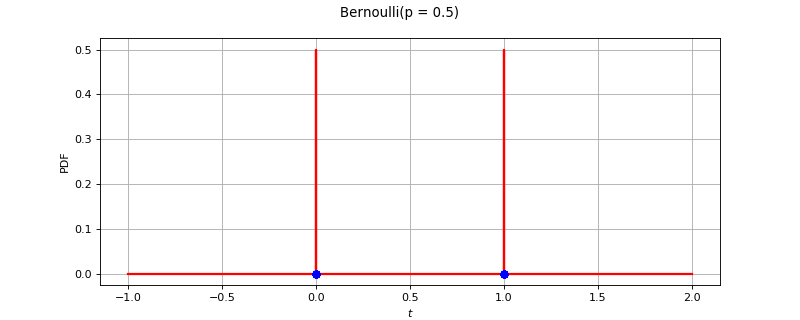

Recreate this plot in Python.
import openturns as ot
from matplotlib import pyplot as plt
from openturns.viewer import View
ot.RandomGenerator.SetSeed(0)
factory = ot.BernoulliFactory()
ref = factory.build()
dimension = ref.getDimension()
if dimension <= 2:
    sample = ref.getSample(50)
    distribution = factory.build(sample)
    if dimension == 1:
        distribution.setDescription(['$t$'])
        pdf_graph = distribution.drawPDF(256)
        cloud = ot.Cloud(sample, ot.NumericalSample(sample.getSize(), 1))
        cloud.setColor('blue')
        cloud.setPointStyle('fcircle')
        pdf_graph.add(cloud)
        fig = plt.figure(figsize=(10, 4))
        plt.suptitle(str(distribution))
        pdf_axis = fig.add_subplot(111)
        View(pdf_graph, figure=fig, axes=[pdf_axis], add_legend=False)
    else:
        sample = ref.getSample(500)
        distribution.setDescription(['$t_0$', '$t_1$'])
        pdf_graph = distribution.drawPDF([256]*2)
        cloud = ot.Cloud(sample)
        cloud.setColor('red')
        cloud.setPointStyle('fcircle')
        pdf_graph.add(cloud)
        fig = plt.figure(figsize=(10, 4))
        plt.suptitle(str(distribution))
        pdf_axis = fig.add_subplot(111)
        View(pdf_graph, figure=fig, axes=[pdf_axis], add_legend=False)
